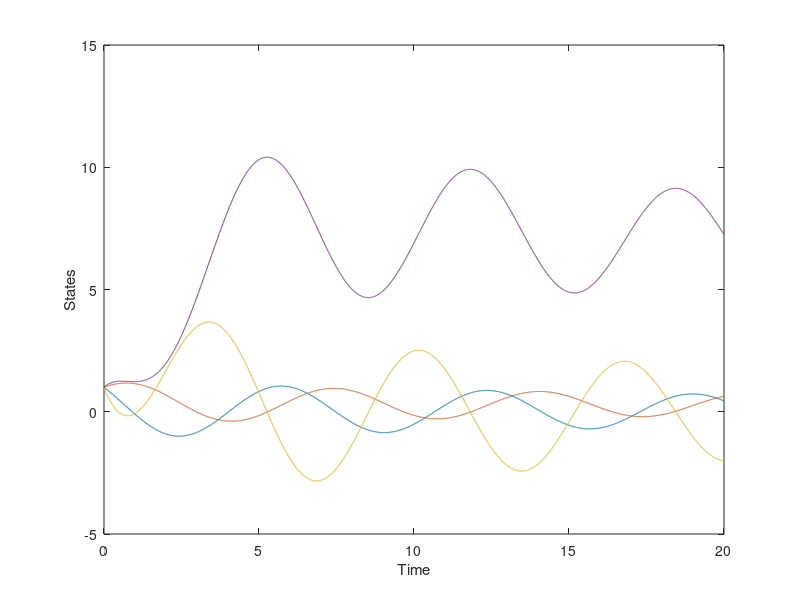
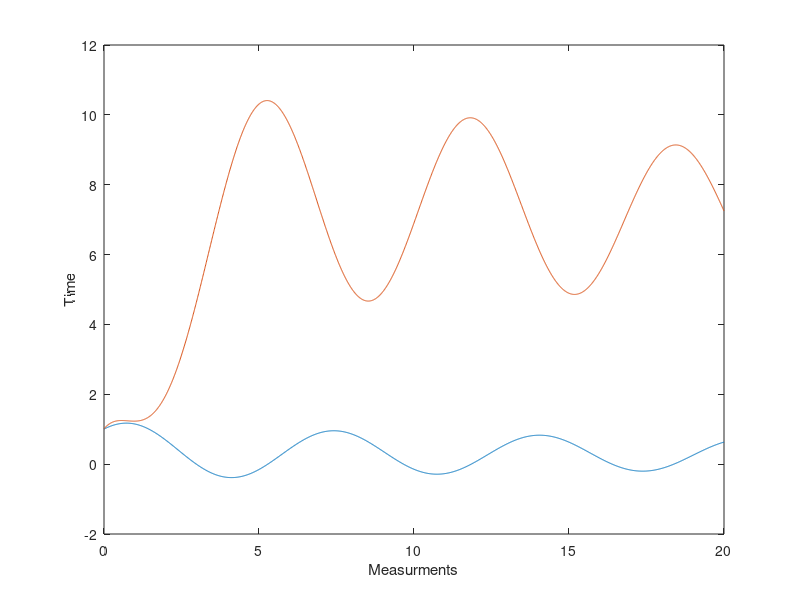

These figures' MATLAB source, in order:
% A simple code for simulation of linear dynamic systems in State space format


%Time Step
dt=0.01; 
%Simulation final time
T=20;
% Time Vector
Time=[0:dt:T]; 


% Continous time state space representation of the system

A = [-0.0558   -0.9968    0.0802    0.0415
      0.5980   -0.1150   -0.0318         0
     -3.0500    0.3880   -0.4650         0
           0    0.0805    1.0000         0];

B = [ 0.0073         0
     -0.4750    0.0077
      0.1530    0.1430
           0         0];

C = [0     1     0     0
     0     0     0     1];

D = [0     0
     0     0];

% Initial condition of the system
x=[1;1;1;1];
u=[0;0];


% Number of states (nn), inputs (mm) and measurment sensors(rr)

nn=size(A,1);
mm=size(B,2);
rr=size(C,1);


% Discrete system with first order Euler discretization method
Ad=(A)*dt+eye(nn,nn);
Bd=B*dt;


%Place holder for saving states and measurments
X=[];
Y=[];

% Simulation loop
for i=0:dt:T

x=Ad*x+Bd*u;
y=C*x;


X=[X x];
Y=[Y y];

end

%Plot the states
plot(Time,X')
xlabel("Time")
ylabel("States")
% Plot the measurments
figure
plot(Time,Y')
xlabel("Measurments")
ylabel("Time")



function cost=JJ(u)

for i=1:Np

    %x = xlim*dt*
    cost=cost+(x_estimate-y);
end
end